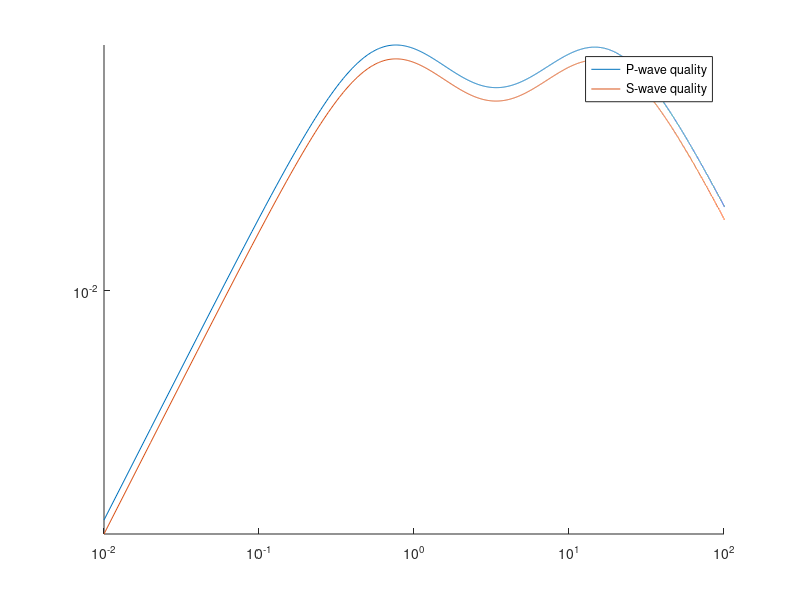

MATLAB code for this plot:
% Author:        Quentin Brissaud.
% Mail:          TODO.
% Description:   TODO.
% Last modified: See file metadata.
% Usage:         N/A.
% Notes:         N/A.    

clear all

% tau_epsilon(1,:) = [4.262332253966861E-002 1.851561240017022E-003];
% tau_sigma(1,:)   = [3.876976972195918E-002 1.669539210862250E-003];
% tau_epsilon(2,:) = [4.260395276908462E-002 1.856317437490798E-003];
% tau_sigma(2,:)   = [3.833318400245433E-002 1.652248125544272E-003];

%% Carcione
%   tau_epsilon(1,:) = [2.777320375916291d-002 3.187084050385516d-003 3.683612420748419d-004];
%   tau_sigma(1,:) = [2.730926321834314d-002 3.145516983560762d-003 3.620115821834951d-004];
%% SPECFEM
%  tau_epsilon(1,:) = [3.3490038309560245E-002   3.3205062588009785E-003   3.3551297958320871E-004];
%  tau_sigma(1,:) = [3.1830988618379068E-002   3.1830988618379067E-003   3.1830988618379065E-004];
  
% tau_epsilon(1,:) = [ 0.0325305d0 0.0032530d0 ];
% tau_sigma(1,:)   = [ 0.0311465d0 0.0031146d0 ];
% tau_epsilon(2,:) = [ 0.0332577d0 0.0033257d0 ];
% tau_sigma(2,:)   = [ 0.0304655d0 0.0030465d0 ];

% tau_epsilon(1,:) = [ 4.6476875357377961E-002   2.0335832691717954E-003];
% tau_sigma(1,:)   = [ 3.8769769721959099E-002   1.6695392108622528E-003];
% tau_epsilon(2,:) = [ 4.6874721535758702E-002   2.0603867494416398E-003];
% tau_sigma(2,:)   = [ 3.8333184002496135E-002   1.6522481255475596E-003];

% tau_epsilon(1,:) = [  0.17725537627672650        3.4833560493244708E-002   1.0237679297424787E-002   3.0651696886944526E-003   7.5459919548867853E-004];
% tau_sigma(1,:)   = [ 0.13367539543027052        2.9124611199363264E-002   8.5823094231770244E-003   2.5335157195151741E-003   5.4051987488499533E-004];
% tau_epsilon(2,:) = [ 0.18156880701146530        3.5432683576702928E-002   1.0417236569858469E-002   3.1263506630997881E-003   7.8156930071421283E-004];
% tau_sigma(2,:)   = [ 0.13308844353639387        2.9029245975774359E-002   8.5534447912655395E-003   2.5253187741990065E-003   5.3806638052894193E-004];

% tau_epsilon(1,:) = [0.25807791902293820 5.4894396041040315E-002 1.6170701364632733E-002 4.7738909076965085E-003 1.0445323614216280E-003];
% tau_sigma(1,:)   = [0.24917288473167501 5.3800637489755353E-002 1.5862813443282636E-002 4.6780620809510898E-003 1.0077273395349541E-003];
% tau_epsilon(2,:) = [0.32683936445099093 6.3781350136288523E-002 1.8751521703846908E-002 5.6275346547857048E-003 1.4068330423488852E-003];
% tau_sigma(2,:) = [0.23957053663125735 5.2254579640177698E-002 1.5396590440188901E-002 4.5456490660782823E-003 9.6852316330235427E-004];

% tau_epsilon(1,:) = [0.28897309300316870        5.8709029277262084E-002   1.7254012642232374E-002  5.1246328409675027E-003   1.1891394190244734E-003];
% tau_sigma(1,:)   = [0.24484125310777013        5.3109104117542771E-002   1.5654068800789778E-002  4.6187502867743859E-003   9.9019364192466739E-004];
% tau_epsilon(2,:) = [0.32683936445099093        6.3781350136288523E-002   1.8751521703846908E-002  5.6275346547857048E-003   1.4068330423488852E-003];
% tau_sigma(2,:) = [0.23957053663125735        5.2254579640177698E-002   1.5396590440188901E-002  4.5456490660782823E-003   9.6852316330235427E-004];

% tau_epsilon(1,:) = [0.30167683998378081       6.0360555450003510E-002  1.7734672629431056E-002  5.2838382446413409E-003,   1.2568633585686383E-003];
%  tau_sigma(1,:) = [0.24305711437355090       5.2821497630325655E-002   1.5567313426235796E-002  4.5940421741842621E-003  9.8289635193069122E-004];
%  tau_epsilon(2,:) = [0.32683936445099093        6.3781350136288523E-002   1.8751521703846908E-002  5.6275346547857048E-003   1.4068330423488852E-003];
%  tau_sigma(2,:) = [0.23957053663125735        5.2254579640177698E-002   1.5396590440188901E-002 4.5456490660782823E-003  9.6852316330235427E-004];
 
%    tau_epsilon(1,:) = [0.32683936445099093 6.3781350136288523E-002 1.8751521703846908E-002 ...
%         5.6275346547857048E-003 1.4068330423488852E-003 ];
%    tau_sigma(1,:) = [4.1741359937728149 19.137078642406994 64.949444741333977 ...
%         219.99058560469584 1032.4998284917831 ];
%   tau_sigma(1,:) = 1./tau_sigma(1,:);
%   tau_epsilon(2,:) = [0.32683936445099093 6.3781350136288523E-002 1.8751521703846908E-002 ...
%         5.6275346547857048E-003 1.4068330423488852E-003];
%   tau_sigma(2,:) = [4.1741359937728149 19.137078642406994 64.949444741333977 ...
%         219.99058560469584 1032.4998284917831 ];
%   tau_sigma(2,:) = 1./tau_sigma(2,:);
  
% % % %   tau_epsilon(2,:) = [0.32683936445099093 6.3781350136288523E-002 1.8751521703846908E-002 ... 
% % % %         5.6275346547857048E-003 1.4068330423488852E-003];
% % % %   tau_sigma(2,:) = [4.1741359937728149 19.137078642406994 64.949444741333977 ...
% % % %         219.99058560469584 1032.4998284917831 ];
% % % %   tau_sigma(2,:) = 1./tau_sigma(2,:);
% % % %   
% % % %   tau_epsilon(1,:) =   [0.28129690885543823        5.7734750211238861E-002   1.6973519697785378E-002   5.0325277261435986E-003   1.1505676666274667E-003];
% % % %  tau_sigma(1,:) =  [ 0.24591287970542908        5.3281020373106003E-002   1.5705768018960953E-002   4.6332636848092079E-003   9.9448743276298046E-004];
 
 %% Leo seismic
  tau_epsilon(1,:) =  [ 0.25313396195527554       1.09163768103025405E-002];
 tau_sigma(1,:) =   [0.22962286350984851       9.85685340323495633E-003];
 tau_epsilon(2,:) =  [ 0.26508359588818803       1.16512236085833335E-002];
 tau_sigma(2,:) =  [ 0.21678194278647300       9.34322053214898390E-003];
 
%% Qkappa = 400
%   tau_epsilon(1,:) =   [1.7949194887017783       0.27174800876540578        5.1326939959507115E-002   9.7146213712757095E-003   1.5074988451520186E-003];
%  tau_sigma(1,:) =  [ 1.7271502402376160       0.26457067614238072        4.9986164475716209E-002   9.4557226726012210E-003   1.4491861820140116E-003];
 
 
%  tau_epsilon(1,:) = [0.28129691825915842        5.7734751049464170E-002   1.6973520534336692E-002 ...
%      5.0325276799552668E-003   1.1505676288768804E-003];
%  tau_sigma(1,:) = [0.24591287983624682        5.3281018769616009E-002   1.5705767634218777E-002 ...
%     4.6332637077137317E-003   9.9448748454030941E-004];
  
  
%   
%   tau_epsilon(1,:) =   [0.27615585393317488        5.7092018752260207E-002 ...
%  1.6790359478735969E-002   4.9730764395180928E-003   1.1258628892499322E-003];
%   tau_sigma(1,:) =   [0.24662607469436260        5.3395251076202459E-002 ...
%   1.5740665457535233E-002   4.6433427356312946E-003   9.9746568092092154E-004];
%   tau_epsilon(2,:) =   [0.28897309300316870        5.8709029277262084E-002 ...
%  1.7254012642232374E-002   5.1246328409675027E-003,   1.1891394190244734E-003];
%   tau_sigma(2,:) =   [0.24484125310777013        5.3109104117542771E-002 ...
%    1.5654068800789778E-002   4.6187502867743859E-003   9.9019364192466739E-004];

 
%  tau_epsilon(1,:) = [0.32683935761451721        6.3781350851058960E-002   1.8751522526144981E-002   5.6275348179042339E-003   1.4068330638110638E-003];
%  tau_sigma(1,:) =   [0.23957054316997528        5.2254579961299896E-002   1.5396590344607830E-002   4.5456490479409695E-003   9.6852314891293645E-004];
 
%  tau_epsilon(1,:) = tau_epsilon(2,:);
% tau_sigma(1,:)   = tau_sigma(2,:);
 
% tau_epsilon(1,:) = [    0.25417519566050434        5.4431545961366457E-002   1.6042036239361377E-002   4.7330604388495252E-003   1.0281428354371187E-003];
% tau_sigma(1,:)   = [0.24971783344747633        5.3886321089554635E-002   1.5888841763628928E-002   4.6854725706283783E-003   1.0099196252875023E-003];
% tau_epsilon(2,:) = [ 0.32683936445099093        6.3781350136288523E-002   1.8751521703846908E-002   5.6275346547857048E-003   1.4068330423488852E-003];
% tau_sigma(2,:)   = [ 0.23957053663125735        5.2254579640177698E-002   1.5396590440188901E-002   4.5456490660782823E-003   9.6852316330235427E-004];

% tau_epsilon(1,:) =   [0.26585449219526525,        5.5829983369082632E-002   1.6432933245772188E-002 ...
%           4.8573988499202927E-003   1.0783440914539318E-003];
%  tau_sigma(1,:) =   [0.24808351784604002,        5.3629316427852874E-002   1.5811110007943146E-002 ...
%           4.6631051267298478E-003   1.0032848822882584E-003];
%  tau_epsilon(2,:) =   [0.28129691825915842        5.7734751049464170E-002   1.6973520534336692E-002 ...
%     5.0325276799552668E-003   1.1505676288768804E-003];
%  tau_sigma(2,:) =   [0.24591287983624682        5.3281018769616009E-002   1.5705767634218777E-002 ...
%     4.6332637077137317E-003   9.9448748454030941E-004];

% tau_epsilon(2,:) =    [3.6333390308238500       0.68884975816685035       0.20376323794128304     ...
%          6.2874895238903772E-002   1.9548893674250289E-002   6.0184750551988964E-003,   1.6061749544148682E-003];
%  tau_sigma(2,:) =   [2.4068653955834178       0.52686340987670266       0.15657434590381653    ...
%           4.7997581048739010E-002   1.4783033933844831E-002   4.4418619683092020E-003   9.5576752383246194E-004];

% %% Sediments
% tau_epsilon(1,:) = [0.32683936445099093 6.3781350136288523E-002 1.8751521703846908E-002 5.6275346547857048E-003 1.4068330423488852E-003 ];
% tau_sigma(1,:) = [ 4.1741359937728149 19.137078642406994 64.949444741333977 219.99058560469584 1032.4998284917831 ];
% tau_sigma(1,:) = 1./tau_sigma;
% tau_epsilon(1,:) = tau_epsilon(2,:);
% tau_sigma(1,:)   = tau_sigma(2,:);

%% Frequency
f = 0:0.01:200;
omega = 2*pi*f;


%% Complex modulus
L = length(tau_epsilon);

M1C = 0%1. - L;
M2C = 0%1. - L;

%% Initialization
rho = 1500;
vp = 2000;
vs = 2206.;
M1 = rho*(2*vp^2-2*(2-1)*vs^2);
M2 = 2*rho*vs^2;

f0_attenuation = 0.;

factor_M1 = 0.
factor_M2 = 0.
factor_M1_2 = 1.
factor_M2_2 = 1.

for k=1:L

M1C = M1C + (1+ i*omega*tau_epsilon(1,k))./(1 + i*omega*tau_sigma(1,k));
M2C = M2C + (1+ i*omega*tau_epsilon(2,k))./(1 + i*omega*tau_sigma(2,k));

factor_M1 = factor_M1 + (tau_epsilon(1,k))./(tau_sigma(1,k));
factor_M2 = factor_M2 + (tau_epsilon(2,k))./(tau_sigma(2,k));

factor_M1_2_temp = ((tau_epsilon(1,k))./(tau_sigma(1,k)) -1);
factor_M2_2_temp = ((tau_epsilon(2,k))./(tau_sigma(2,k)) -1);

factor_M1_2 = factor_M1_2 + factor_M1_2_temp/(1. + 1./(2 * pi * f0_attenuation * tau_sigma(1,k))^2)/L;
factor_M2_2 = factor_M2_2 + factor_M2_2_temp/(1. + 1./(2 * pi * f0_attenuation * (tau_sigma(2,k)))^2)/L;

end

%% SPECFEM
factor_M2_2_save = factor_M2_2;
factor_M1_2 = (1+(1/L)*(-L+factor_M1))/factor_M1_2;
factor_M2_2 = (1+(1/L)*(-L+factor_M2))/factor_M2_2;

%% Carcione
factor_M1 = (1+(1/L)*(-L+factor_M1));
factor_M2 = (1+(1/L)*(-L+factor_M2));

M1C = (1 + (1/L)*(M1C-L))*M1;
M2C = (1 + (1/L)*(M2C-L))*M2;

%% P and S wave velocities
Vp = sqrt((M1C+M2C)/(2*rho));
Vs = sqrt((M2C)/(2*rho));

Vp = 3297.849;
Vs = 2222.536;
Qp = (1-(Vs./Vp).^2).*(1./40) + ((Vs./Vp).^2)*(1/20);
Qp = 1/Qp;

%% Quality factors
Q1 = real(M1C+M2C)./imag(M1C+M2C);
Q2 = real(M2C)./imag(M2C);

%% Display
figure; hold on
% semilogx(f, sqrt(real(Vp).^2 + imag(Vp).^2))
% semilogx(f, sqrt(real(Vs).^2 + imag(Vs).^2))
% legend('P-wave velocity','S-wave velocity')
loglog(f, 1./Q1)
loglog(f, 1./Q2)
legend('P-wave quality','S-wave quality')
axis([0 100 -inf inf])